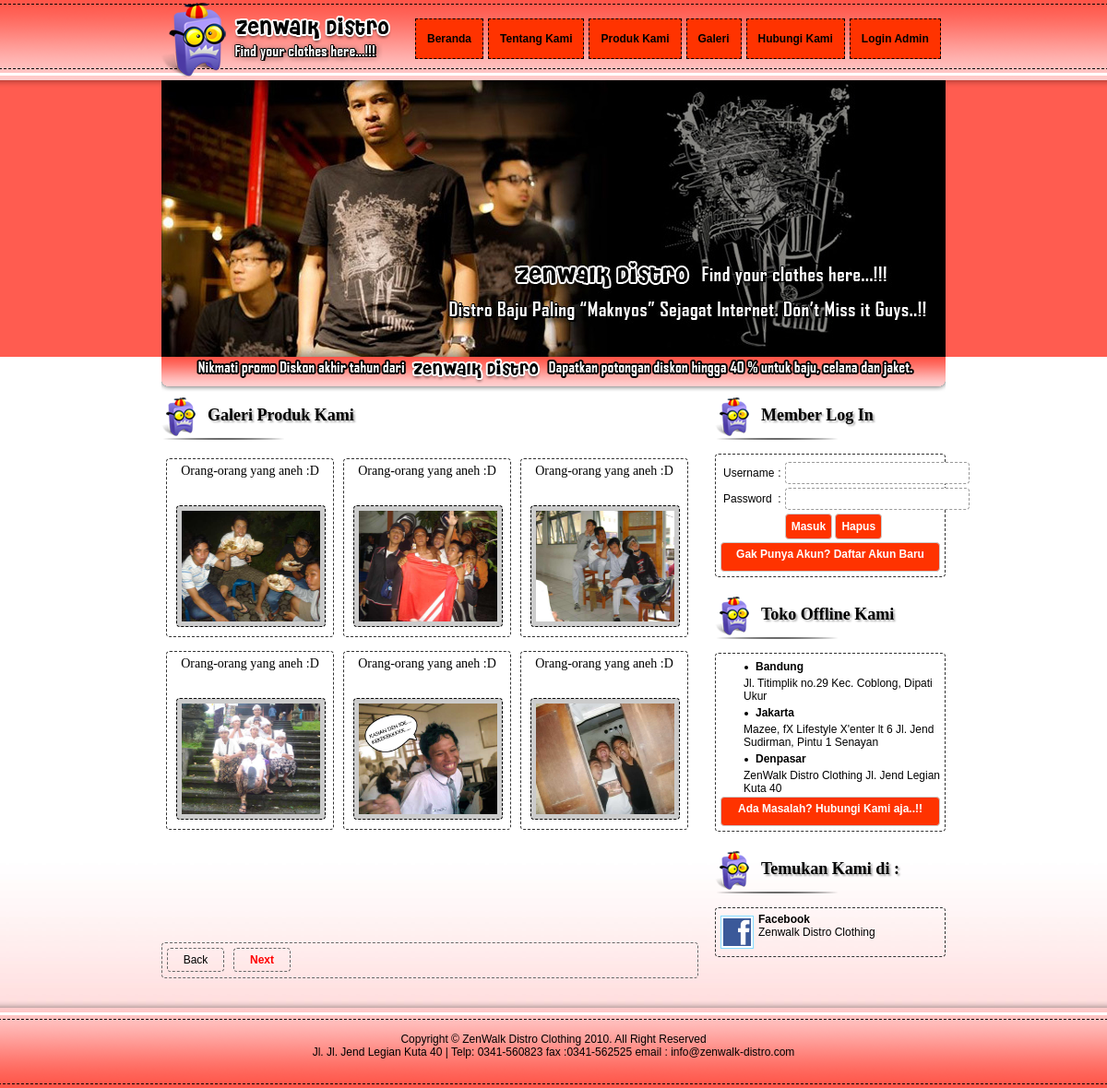
The page /galeri.php on the database its author committed.
### tables this page shows
CREATE TABLE IF NOT EXISTS `tbl_galeri` (
  `id_galeri` int(3) NOT NULL AUTO_INCREMENT,
  `gambar` varchar(50) NOT NULL,
  `keterangan` text NOT NULL,
  PRIMARY KEY (`id_galeri`)
);

### galeri.php (the view, shortened to what this page needs)
<!DOCTYPE html PUBLIC "-//W3C//DTD XHTML 1.0 Transitional//EN" "http://www.w3.org/TR/xhtml1/DTD/xhtml1-transitional.dtd">
<html xmlns="http://www.w3.org/1999/xhtml">
<head>
<link href="css/style.css" rel="stylesheet" type="text/css" />
<link href="css/highslide.css" rel="stylesheet" type="text/css" />
</head>
<body>
<div id="menu-atas">
<div id="atas"><div class="logo"><img src="images/logo.png" /></div>
<div class="menu" id="nav">
	<ul>
    	<li><a href="index.php">Beranda</a></li>
    	<li><a href="about.php">Tentang Kami</a></li>
    	<li><a href="product.php">Produk Kami</a></li>
    	<li><a href="galeri.php">Galeri</a></li>
    	<li><a href="hubungi.php">Hubungi Kami</a></li>
    	<li><a href="hal-login.php">Login Admin</a></li>
	</ul>
</div>
<div id="head">
<div id="imgSShow" align="center"><img src="images/header.jpg" alt="large image" name="SLIDESIMG" id="SLIDESIMG" style="opacity: 1;"><script type="text/javascript" src="js/slide-2.js"></script></div>
</div>
<div><img src="images/bawah-head.png" /></div>
</div>
</div>
<div id="isi">
<div id="kiri">
<div id="judul">Galeri Produk Kami</div>
<?php
$batas=6;
if(empty($paging))
	{
	$posisi=0;
	$paging=1;
	}
else{
	$posisi=($paging-1) * $batas;
	}
$query=mysql_query("select * from tbl_galeri order by id_galeri desc limit $posisi,$batas");
while($r=mysql_fetch_array($query))
{
echo"<div id='sub-barang'><div class='jdl-brg'>$r[keterangan]</div><a href='galeri/$r[gambar]' onclick=\"return hs.htmlExpand(this, { objectType: 'iframe' } )\"><img src='galeri/$r[gambar]' width='150' height='120' class='gambar'></a></div>";
}
echo "<tr><td colspan='2' valign='top' align='center'>";
$query2=mysql_query("select * from tbl_galeri");
$jumlah_data=mysql_num_rows($query2);
$jumlah_halaman=ceil($jumlah_data/$batas);
echo"<div id='paging'>";
if (1 != $paging){
	$back=$paging-1;
	echo "<div id='kotak-paging'><a href='galeri.php?paging=$back'><b>Back</b></a></div>";
	}
	else{
	echo"<div id='kotak-paging'>Back</div>";
	}
if ($paging != $jumlah_halaman){
	$next=$paging+1;
	echo" <div id='kotak-paging'><a href='galeri.php?paging=$next'>  <b>Next</b></a></div>";
	}
	else
	{
	echo "<div id='kotak-paging'>Next</div>";
	}
echo"</div>";
?>
</div>
<div id="kanan">
<?php
if(empty($_SESSION[namamember])){
?>
<div id="judul">Member Log In</div>
<div id="widget">
<form method="post" action="log-member.php">
<table>
<tr><td>Username</td><td>:</td><td><input type="text" name="user" class="input" size="25"/></td></tr>
<tr><td>Password</td><td>:</td><td><input type="password" name="pass" class="input" size="25"/></td></tr>
<tr><td></td><td></td><td><input type="submit" value="Masuk" class="submitButton" /> <input type="reset" value="Hapus" class="submitButton" /></td></tr>
</table>
</form>
<a href="registrasi.php"><div class="submitButton2">Gak Punya Akun? Daftar Akun Baru</div></a>
</div>
<?php
}
?>
<div id="judul">Toko Offline Kami</div>
<div id="widget">
<li class="li-class">Bandung</li>
<li class="li-class-no">Jl. Titimplik no.29
Kec. Coblong, Dipati Ukur</li>
<li class="li-class">Jakarta</li>
<li class="li-class-no">Mazee, fX Lifestyle X'enter lt 6
Jl. Jend Sudirman, Pintu 1 Senayan</li>
<li class="li-class">Denpasar</li>
<li class="li-class-no">ZenWalk Distro Clothing
Jl. Jend Legian Kuta 40</li>
<a href="hubungi.php"><div class="submitButton2">Ada Masalah? Hubungi Kami aja..!!</div></a>
</div>
<div id="judul">Temukan Kami di :</div>
<div id="widget">
<img src="images/facebook.gif" class="image" width="30"/><strong>Facebook</strong><br />Zenwalk Distro Clothing<br /><br />
</div>
</div>
</div>
<div id="menu-bawah">
<div id="footer">Copyright © ZenWalk Distro Clothing 2010. All Right Reserved<br />Jl. Jl. Jend Legian Kuta 40 |
Telp: 0341-560823 fax :0341-562525 email : info@zenwalk-distro.com </div>
</div>
</body>
</html>

### css/style.css (style rules this page uses)
body { margin:0 auto; padding:0; font-family:arial; font-size:12px; background-image:url(../images/bg.jpg); background-repeat:repeat-x; background-position:bottom; background-attachment:fixed; }
#menu-atas { margin:0 auto; position:absolute; padding-top:0px; top: 0; left: 0; right: 0; background-image:url(../images/bg-menu-atas.png); background-color:#FF5C50; background-repeat:repeat-x; height:387px; width:100%; color:#000; }
#menu-bawah { bottom:0; left: 0; right: 0; background-image:url(../images/bg-menu-bawah.png); background-repeat:repeat-x; height:100px; width:100%; color:#000; }
#head { width:850px; height:387px; }
.logo { width:270px; margin-top:-px; padding:0; float:left; }
#atas { width:850px; margin:0 auto; }
#nav ul { display:block; cursor:pointer; padding-left:0px; margin: 0px; }
#nav li { background-color:#FF3300; border:1px dashed #000; margin-top:20px; margin-left:5px; float:left; list-style-type:none; padding: 14px 12px 14px 12px; }
#nav li a { text-decoration:none; color:#000; font-weight:bold; }
#isi { width:850px; margin:0 auto; padding-top:430px; height:650px; }
.input { -moz-border-radius:4px; -khtml-border-radius: 4px; -webkit-border-radius: 4px; font-size:12px; background-color:#FFFFFF; border:1pt dashed #999999; padding:4px; }
.submitButton { color:#fff; font-size:12px; height:28px; font-weight:bold; -moz-border-radius:4px; -khtml-border-radius: 4px; -webkit-border-radius: 4px; border:1px solid #cccccc; background-color:#FF3300; cursor:pointer; text-align:center; }
.submitButton2 { color:#fff; font-size:12px; height:20px; font-weight:bold; -moz-border-radius:4px; -khtml-border-radius: 4px; -webkit-border-radius: 4px; border:1px solid #cccccc; background-color:#FF3300; cursor:pointer; padding:5px; text-align:center; }
#kiri { width:590px; margin-right:10px; float:left; }
#kanan { width:250px; float:left; }
#judul { background-image:url(../images/bg-title.png); background-repeat:no-repeat; height:52px; padding-left:50px; padding-top:10px; font-size:18px; font-weight:bold; text-shadow:2px 2px 2px #B0B0B0; font-family:"Comic Sans MS"; }
#widget { padding:5px; border:1px dashed #333333; -moz-border-radius:4px; -khtml-border-radius: 4px; -webkit-border-radius: 4px; margin-bottom:20px; }
.li-class { list-style:url(../images/bullet.gif); margin-left:20px; padding-left: 5px; padding-top: 2px; padding-bottom: 2px; font-weight:bold; }
.li-class-no { list-style:none; margin-left:20px; padding-left: 5px; padding-top: 2px; padding-bottom: 2px; }
.image { background-color: #fff; padding: 2px; margin: 3px 5px 3px 0; border: 1px solid #86DBFF; float: left; }
#sub-barang { text-align:center; padding:5px; width:170px; float:left; border:1px dashed #333333; -moz-border-radius:4px; -khtml-border-radius: 4px; -webkit-border-radius: 4px; margin:5px 5px 10px 5px; }
.jdl-brg { font-size:14px; height:30px; margin-bottom:10px; font-family:"Comic Sans MS"; }
#footer { width:850px; margin:0 auto; padding-top:40px; text-align:center; }
.gambar { padding:5px; background-color:#CCCCCC; border:1px dashed #000; -moz-border-radius:4px; -khtml-border-radius: 4px; -webkit-border-radius: 4px; margin:5px; }
#paging { width:580px; margin-top:530px; height:37px; border:1px dashed #666666; -moz-border-radius:4px; -khtml-border-radius: 4px; -webkit-border-radius: 4px; }
#paging a { text-align:center; color:#FF9900; text-decoration:none; }
#kotak-paging { text-align:center; margin:5px; padding:5px; width:50px; float:left; border:1px dashed #666666; -moz-border-radius:4px; -khtml-border-radius: 4px; -webkit-border-radius: 4px; }
#isi a { color:#FF0000; text-decoration:none; }

### rows shown on the page
tbl_galeri: keterangan "Orang-orang yang aneh :D", gambar (picture)
tbl_galeri: keterangan "Orang-orang yang aneh :D", gambar (picture)
tbl_galeri: keterangan "Orang-orang yang aneh :D", gambar (picture)
tbl_galeri: keterangan "Orang-orang yang aneh :D", gambar (picture)
tbl_galeri: keterangan "Orang-orang yang aneh :D", gambar (picture)
tbl_galeri: keterangan "Orang-orang yang aneh :D", gambar (picture)
